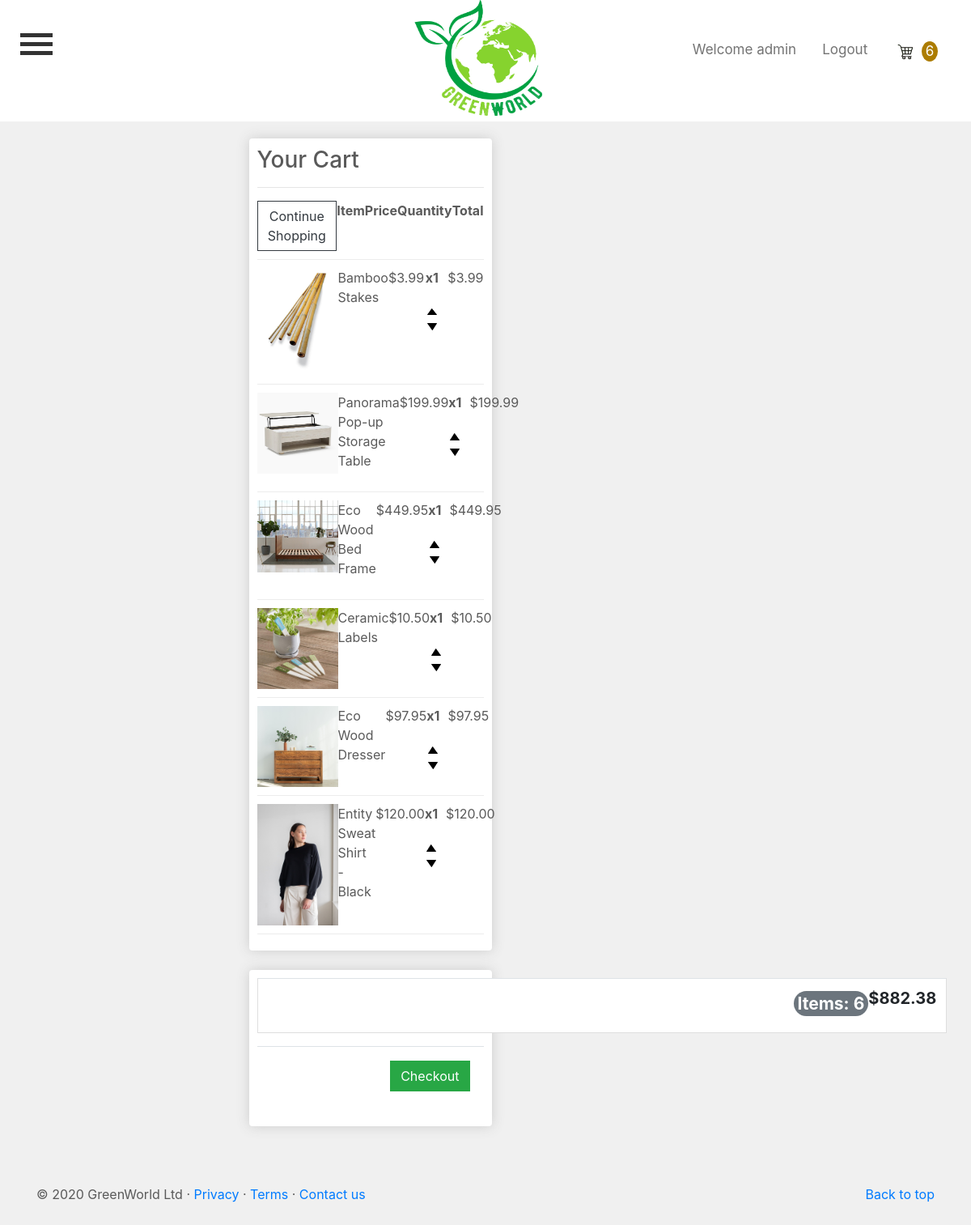
The app's page /cart/ (signed in) with its own data.
### IT6041App/models.py (models this page shows, shortened)
class OrderItem(models.Model):
    product = models.ForeignKey(Products, on_delete=models.SET_NULL, null=True)
    order = models.ForeignKey(Order, on_delete=models.SET_NULL, null=True)
    quantity = models.IntegerField(default=0, null=True, blank=True)
    date_added = models.DateTimeField(auto_now_add=True)
    @property
    def get_total(self):
        total = float(self.product.price) * float(self.quantity)
        return total

class Products(models.Model):
    product_name = models.CharField(max_length=200)
    category = models.CharField(max_length=200, default='')
    description = models.CharField(max_length=200)
    price = models.DecimalField(max_digits=6, decimal_places=2)
    image = models.ImageField(null=True, blank=True)
    sku = models.CharField(max_length=20)
    stock_level = models.IntegerField()
    no_of_sales = models.IntegerField(default='0', null=True, blank=True)
    popular = models.BooleanField(default=False, null=True, blank=True)
    digital = models.BooleanField(default=False, null=True, blank=True)
    carousel_listing = models.BooleanField(default=False, null=True, blank=True)
    class Meta:
        verbose_name_plural = 'Products'
        ordering = ('product_name',)
    @property
    def imageURL(self):
        try:
            url = self.image.url
        except:
            url = ''
        return url

class Order(models.Model):
    customer = models.ForeignKey(Customer, on_delete=models.SET_NULL, null=True, blank=True)
    date_ordered = models.DateTimeField(auto_now_add=True)
    complete = models.BooleanField(default=False)
    transaction_id = models.CharField(max_length=100, null=True)
    coupon = models.ForeignKey('Coupon', on_delete=models.SET_NULL, blank=True, null=True)
    @property
    def get_cart_total(self):
        orderitems = self.orderitem_set.all()
        total = sum([item.get_total for item in orderitems])
        return total
    @property
    def get_cart_items(self):
        orderitems = self.orderitem_set.all()
        total = sum([item.quantity for item in orderitems])
        return total

### IT6041App/views.py (the view)
# urls.py: path('cart/', views.cart, name='cart'),
def cart(request, user=None):
    data = cartData(request)
    cartItems = data['cartItems']
    order = data['order']
    items = data['items']
    context = {'items': items,
               'order': order,
               'cartItems': cartItems,
               }
    return render(request, 'IT6041App/cart.html', context)

### IT6041App/utils.py (called while the page is built)
def cartData(request):
    if request.user.is_authenticated:
        customer = request.user.customer
        order, created = Order.objects.get_or_create(customer=customer, complete=False)
        items = order.orderitem_set.all()
        cartItems = order.get_cart_items
    else:
        cookieData = cookieCart(request)
        cartItems = cookieData['cartItems']
        order = cookieData['order']
        items = cookieData['items']
    return {'cartItems': cartItems, 'order': order, 'items': items}

### IT6041App/templates/IT6041App/cart.html (shortened to what this page needs)
{% extends "IT6041App/base.html" %}
{% load static %}
{% block content %}
    <br><br><br>
	<div class="row justify-content-md-center">
		<div class="col-lg-6">
			<br>
            <div class="box-element">
				<h3>Your Cart</h3>
				<hr>
				<div class="cart-row">
					<a class="btn btn-outline-dark" href="{% url 'index' %}">Continue Shopping</a>
					<div style="flex:1" align="left"><strong>Item</strong></div>
					<div style="flex:1" align="center"><strong>Price</strong></div>
					<div style="flex:1" align="center"><strong>Quantity</strong></div>
					<div style="flex:1" align="center"><strong>Total</strong></div>
				</div>
				{% for item in items %}
					<div class="cart-row">
						<div style="flex:2"><img class="row-image" src="{{ item.product.imageURL }}"></div>
						<div style="flex:1" align="left"><p>{{ item.product.product_name }}</p></div>
						<div style="flex:1" align="center"><p>${{ item.product.price|floatformat:2 }}</p></div>
							<div style="flex:1" align="center">
								<p class="quantity">x{{ item.quantity }}</p>
								<div class="quantity">
									<img data-product="{{ item.product.id }}" data-action="add" class="chg-quantity
									update-cart" src="{% static  'media/arrow-up.png' %}">
									<img data-product="{{ item.product.id }}" data-action="remove" class="chg-quantity
									update-cart" src="{% static  'media/arrow-down.png' %}">
								</div>
							</div>
						<div style="flex:1" align="center"><p>${{ item.get_total|floatformat:2 }}</p></div>
					</div>
				{% endfor %}
				</div>
				<br>
				<div class="box-element">
					<table class="table">
						<tr>
							<td class="list-group-item d-flex justify-content-between">
								<h3><span class="badge badge-secondary badge-pill" style="margin-left: 650px; padding: 5px;">Items: {{ order.get_cart_items}}</span></h3>
								<h5><strong>${{ order.get_cart_total|floatformat:2 }}</strong></h5>
							</td>
						</tr>
						<table class="table">
							<tr>
								<th></th>
								<th>
									<a  style="float:right; margin:5px;" class="btn btn-success"
										href="{% url 'checkout' %}">Checkout</a>
								</th>
							</tr>
						</table>
					</table>
				</div>
			</div>
		</div>
    <br><br><br>
{% endblock content%}

### IT6041App/templates/IT6041App/base.html (shortened to what this page needs)
{% load static %}
<!doctype html>
<html lang="en">
  <head>
    <link rel="stylesheet" href="https://cdn.jsdelivr.net/npm/bootstrap@4.5.3/dist/css/bootstrap.min.css"
>
    <link rel="stylesheet" href="https://cdnjs.cloudflare.com/ajax/libs/font-awesome/4.7.0/css/font-awesome.min.css">
    <link rel="stylesheet" type="text/css" href="{% static 'IT6041App/main.css' %}">
  </head>
      <body>
        <header>
            <div class="fixed-top">
                <div class="topnav">
                  <div class="topnav-left">
                    <button class="burger-button nav-item nav-link" data-toggle="collapse" data-target="#menu-content" onclick="menuClick(this)" title="Menu">
                      <div class="bar1" ></div>
                      <div class="bar2"></div>
                      <div class="bar3"></div>
                    </button>
                  </div>
                  <div class="topnav-centered">
                      <a href="{% url 'index' %}" class="active" title="Home page">
                        <img src="/media/GreenWorldLogo.png" alt="GreenWorld Logo"  style="width: 175px; height:150px;">
                      </a>
                  </div>
                  {% if user.is_authenticated %}
                     <div class="topnav-right">
                         <a class="nav-item-username nav-link" href="#">Welcome {{ user.username }}</a>
                         <a class="nav-item-logout nav-link" href="{% url 'logout' %}">Logout</a>
                         <a class="nav-item-cart nav-link" href="{% url 'cart' %}">
                         <img id="cart-icon" src="{% static 'media/cart_white.jpg' %}">
                          <p id="cart-total">{{ cartItems }}</p>
                         </a>
                  {% endif%}
                </div>
            </div>
        </header>
      </body>
            {% block content %}{% endblock content %}
      <footer class="container">
        <p class="float-right"><a href="#">Back to top</a></p>
        <p>&copy; 2020 GreenWorld Ltd &middot; <a href="{% url 'privacy' %}">Privacy</a> &middot; <a href="{% url 'terms' %}">Terms</a>
        &middot; <a href="{% url 'contact' %}">Contact us</a></p>
      </footer>
</html>

### IT6041App/static/IT6041App/main.css (style rules this page uses)
@media screen and (max-width: 1200px) { .card, .thumbnail, .box-element { width: 300px; } }
body { padding-top: 65px; padding-bottom: 3rem; color: #5a5a5a; background-color: #f0f0f0; }
.topnav { position: relative; overflow: hidden; background-color: white; height: 150px; }
.topnav a { float: left; color: #737373; text-align: center; padding: 14px 16px; text-decoration: none; font-size: 17px; }
.topnav a.active { background-color: white; color: #737373; }
.topnav-centered a { float: none; position: absolute; top: 50%; left: 50%; transform: translate(-50%, -50%); }
.topnav-right { float: right; padding-top: 35px; }
.container { text-align: left; }
.box-element { box-shadow: hsl(0, 0%, 80%) 0 0 16px; background-color: #fff; border-radius: 4px; padding: 10px; }
.col-lg-3, .col-lg-4, .col-lg-6, .col-lg-8, .col-lg-12 { margin-top: 10px; }
.btn { border-radius: 0; }
.row-image { width: 100px; }
.cart-row { display: flex; align-items: flex-stretch; padding-bottom: 10px; margin-bottom: 10px; border-bottom: 1px solid #ececec; }
.quantity { display: inline-block; font-weight: 700; padding-right:10px; }
.chg-quantity { width: 12px; cursor: pointer; display: block; margin-top: 10px; transition:.1s; }
#cart-icon { width: 30px; height: 30px; display: inline-block; }
#cart-total { display: inline-block; text-align: center; color: #fff; background-color: #ac7c00; width: 20px; height: 25px; border-radius: 75%; font-size: 17px; margin-right: 25px; }

### IT6041App/templates/IT6041App/base.html (style rules this page uses)
.burger-button { width:35px; display: inline-block; cursor: pointer; float: left; border: none; background-color: white; -moz-user-focus: none; padding-top: 35px; padding-left: 25px; }
.bar1, .bar2, .bar3 { width: 40px; height: 5px; background-color: #333; margin: 6px 0; transition: 0.4s; }

### records on screen
OrderItem: product.imageURL (picture), product.product_name "Bamboo Stakes", product.price "3.99", quantity "1", get_total "3.99"
OrderItem: product.imageURL (picture), product.product_name "Panorama Pop-up Storage Table", product.price "199.99", quantity "1", get_total "199.99"
OrderItem: product.imageURL (picture), product.product_name "Eco Wood Bed Frame", product.price "449.95", quantity "1", get_total "449.95"
OrderItem: product.imageURL (picture), product.product_name "Ceramic Labels", product.price "10.50", quantity "1", get_total "10.50"
OrderItem: product.imageURL (picture), product.product_name "Eco Wood Dresser", product.price "97.95", quantity "1", get_total "97.95"
OrderItem: product.imageURL (picture), product.product_name "Entity Sweat Shirt - Black", product.price "120.00", quantity "1", get_total "120.00"
Order: get_cart_items "6", get_cart_total "882.38"

### other values on screen
{{ user.username }} "admin"
{{ cartItems }} "6"
